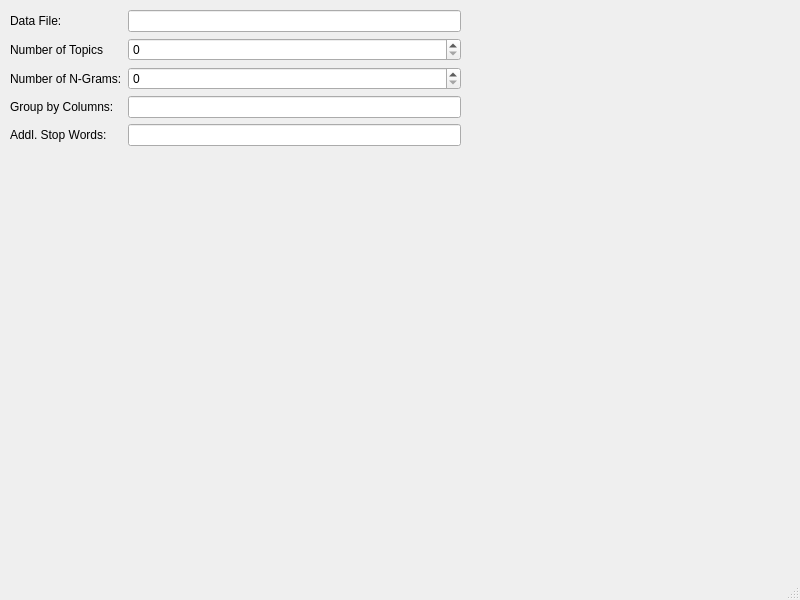
<?xml version="1.0" encoding="UTF-8"?>
<ui version="4.0">
 <class>MainWindow</class>
 <widget class="QMainWindow" name="MainWindow">
  <property name="geometry">
   <rect>
    <x>0</x>
    <y>0</y>
    <width>800</width>
    <height>600</height>
   </rect>
  </property>
  <property name="windowTitle">
   <string>MainWindow</string>
  </property>
  <widget class="QWidget" name="centralwidget">
   <widget class="QWidget" name="formLayoutWidget">
    <property name="geometry">
     <rect>
      <x>10</x>
      <y>10</y>
      <width>451</width>
      <height>301</height>
     </rect>
    </property>
    <layout class="QFormLayout" name="formLayout">
     <item row="0" column="0">
      <widget class="QLabel" name="data_file_lbl">
       <property name="text">
        <string>Data File:</string>
       </property>
      </widget>
     </item>
     <item row="0" column="1">
      <widget class="QLineEdit" name="lineEdit"/>
     </item>
     <item row="1" column="0">
      <widget class="QLabel" name="num_topics_lbl">
       <property name="text">
        <string>Number of Topics</string>
       </property>
      </widget>
     </item>
     <item row="1" column="1">
      <widget class="QSpinBox" name="spinBox"/>
     </item>
     <item row="2" column="0">
      <widget class="QLabel" name="num_ngrams_lbl">
       <property name="text">
        <string>Number of N-Grams:</string>
       </property>
      </widget>
     </item>
     <item row="2" column="1">
      <widget class="QSpinBox" name="spinBox_2"/>
     </item>
     <item row="3" column="0">
      <widget class="QLabel" name="groupby_cols_lbel">
       <property name="text">
        <string>Group by Columns:</string>
       </property>
      </widget>
     </item>
     <item row="3" column="1">
      <widget class="QLineEdit" name="lineEdit_2"/>
     </item>
     <item row="4" column="0">
      <widget class="QLabel" name="addl_stopwords_lbl">
       <property name="text">
        <string>Addl. Stop Words:</string>
       </property>
      </widget>
     </item>
     <item row="4" column="1">
      <widget class="QLineEdit" name="lineEdit_3"/>
     </item>
    </layout>
   </widget>
  </widget>
  <widget class="QMenuBar" name="menubar">
   <property name="geometry">
    <rect>
     <x>0</x>
     <y>0</y>
     <width>800</width>
     <height>22</height>
    </rect>
   </property>
  </widget>
  <widget class="QStatusBar" name="statusbar"/>
 </widget>
 <resources/>
 <connections/>
</ui>
